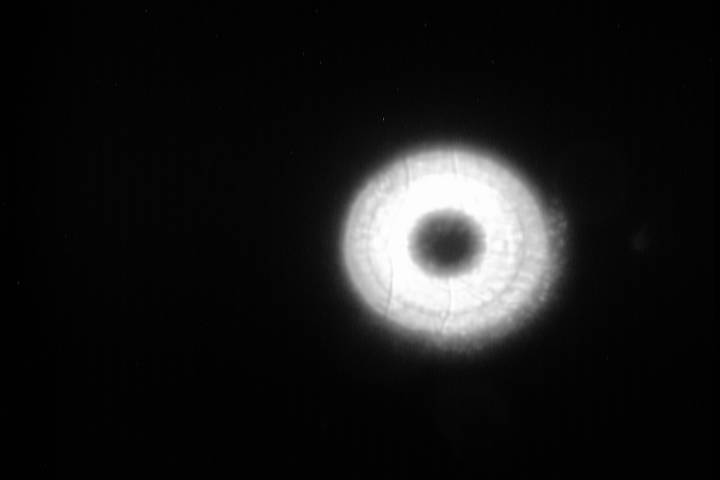
#> input picture osa-alignment/assets/aligned.png, 720 x 480 px
$ python evaluate_alignment.py ../assets/aligned.png
#> lines starting #> are read from the running program, lines starting #| are printed output that depends on the picture; after the words box and inside, x2 and y2 are one past the last pixel; in counts of white or black regions, pixels touching at a corner belong together
#!/usr/bin/env python3
"""Fit concentric OSA boundaries and measure geometry and central leakage.

Coordinates and semiaxes are in pixels; x increases rightward and y
downward. Ellipse A-axis orientation is clockwise from +x, modulo 180 degrees.
Run with `uv run --project <scripts-dir> <scripts-dir>/evaluate_alignment.py --help`.
"""

from __future__ import annotations

import argparse
from dataclasses import asdict, dataclass
import json
from pathlib import Path

import numpy as np
from PIL import Image
from scipy import ndimage as ndi
from scipy.optimize import least_squares
from skimage.feature import canny
from skimage.transform import hough_circle, hough_circle_peaks, resize


@dataclass(frozen=True)
class Config:
    inner_axes: tuple[float, float] | None = None
    outer_axes: tuple[float, float] | None = None
    min_eccentricity: float | None = None
    sigma: float = 2.0
    edge_low: float = 0.04
    edge_high: float = 0.10
    coverage_weight: float = 0.5
    edge_tolerance: float | None = None
    min_coverage: float = 0.65
    max_gap_degrees: float = 90.0
    background: float = 0.0
    intensity_normalizer: float = 1.0
    pre_blur_sigma: float = 0.0

    def validate(self):
        if self.min_eccentricity is not None:
            if not np.isfinite(self.min_eccentricity) or not 0 <= self.min_eccentricity < 1:
                raise ValueError("min_eccentricity must be finite and in [0, 1)")
        if (self.inner_axes is None) != (self.outer_axes is None):
            raise ValueError("Supply both inner_axes and outer_axes, or neither")
        if self.inner_axes is not None:
            if (len(self.inner_axes) != 2 or len(self.outer_axes) != 2
                or not np.isfinite([*self.inner_axes, *self.outer_axes]).all()
                or not all(0 < i < o for i, o in zip(self.inner_axes, self.outer_axes))):
                raise ValueError("Supply two positive semiaxes per ellipse, with each inner axis < outer axis")
            if self.min_eccentricity is not None:
                for axes in (self.inner_axes, self.outer_axes):
                    ratio = min(axes) / max(axes)
                    if ratio > np.sqrt(1 - self.min_eccentricity**2):
                        raise ValueError("Fixed axes do not meet min_eccentricity")
        if not np.isfinite(self.pre_blur_sigma) or self.pre_blur_sigma < 0:
            raise ValueError("pre_blur_sigma must be nonnegative and finite")
        if not (np.isfinite(self.sigma) and self.sigma > 0):
            raise ValueError("sigma must be positive and finite")
        if not 0 < self.edge_low < self.edge_high <= 1:
            raise ValueError("Require 0 < edge_low < edge_high <= 1")
        if not 0 <= self.min_coverage <= 1 or not 0 < self.max_gap_degrees <= 360:
            raise ValueError("Invalid coverage or angular-gap threshold")
        if not np.isfinite(self.coverage_weight) or self.coverage_weight < 0:
            raise ValueError("coverage_weight must be nonnegative and finite")
        if self.edge_tolerance is not None and not (
            np.isfinite(self.edge_tolerance) and self.edge_tolerance > 0
        ):
            raise ValueError("edge_tolerance must be positive and finite")
        if not np.isfinite(self.background):
            raise ValueError("background must be finite")
        if not np.isfinite(self.intensity_normalizer) or self.intensity_normalizer <= 0:
            raise ValueError("intensity_normalizer must be positive and finite")


def grayscale(array: np.ndarray) -> np.ndarray:
    """Preserve intensity units; RGB uses luminance weights without gamma decoding."""
    a = np.asarray(array, dtype=float)
    if a.ndim == 3 and a.shape[-1] == 3:
        a = a @ np.array([0.2126, 0.7152, 0.0722])
    if a.ndim != 2 or min(a.shape) < 16 or not np.isfinite(a).all():
        raise ValueError("Expected a finite 2-D grayscale or RGB image, at least 16 x 16")
    return a


def read_image(path: str | Path) -> np.ndarray:
    with Image.open(path) as image:
#> image is the input picture: PIL image 720x480 RGB; min 0, max 255, mean 24.6
        if getattr(image, "n_frames", 1) != 1:
            raise ValueError("Select a single image from a multi-frame file first")
        return grayscale(np.asarray(image))


def _largest_gap(supported: np.ndarray) -> float:
    missing = ~supported
    if missing.all():
        return 360.0
    longest = current = 0
    for value in np.tile(missing, 2):
        current = current + 1 if value else 0
        longest = max(longest, current)
    return min(longest, len(missing)) * 360.0 / len(missing)


def _seeds(normalized: np.ndarray, config: Config) -> list[tuple[float, float, float]]:
    """Coarse circular Hough peaks initialize center and outer radius."""
    scale = max(1, int(np.ceil(max(normalized.shape) / 360)))
    shape = tuple(int(np.ceil(n / scale)) for n in normalized.shape)
    small = resize(normalized, shape, preserve_range=True, anti_aliasing=True)
    edges = canny(small, sigma=max(1, config.sigma / scale),
                  low_threshold=config.edge_low, high_threshold=config.edge_high)
    outer_scale = (float(np.sqrt(np.prod(config.outer_axes)))
                   if config.outer_axes is not None else None)
    if outer_scale is None:
        # Broad initialization prior: outer radius is 15--35% of the short side.
        radii = np.arange(max(3, int(min(shape) * 0.15)), int(min(shape) * 0.35) + 1, 2)
    else:
        radii = np.array([max(2, round(outer_scale / scale))])
    hough = hough_circle(edges, radii)
    peaks, xs, ys, rs = hough_circle_peaks(
        hough, radii, min_xdistance=max(3, int(radii[0] / 3)),
        min_ydistance=max(3, int(radii[0] / 3)), total_num_peaks=4,
    )
    seeds = [(float(x * scale), float(y * scale),
              float(outer_scale or r * scale))
             for strength, x, y, r in zip(peaks, xs, ys, rs) if strength > 0]
    # A bright annulus centroid supplies a complementary start when Hough peaks
    # favor internal texture or displaced arcs rather than the whole envelope.
    labels, count = ndi.label(normalized > 0.5)
    if seeds and count:
        sizes = np.bincount(labels.ravel())
        sizes[0] = 0
        cy, cx = ndi.center_of_mass(labels == sizes.argmax())
        seeds.append((float(cx), float(cy), seeds[0][2]))
    return seeds


def boundary_points(fit: dict, boundary: str, angles: np.ndarray):
    """Sample at true polar angles about the shared center (not ellipse phase)."""
    a, b = fit[f"{boundary}_axes"]
    phase = angles - np.deg2rad(fit["angle_degrees"])
    radius = 1 / np.sqrt((np.cos(phase) / a) ** 2 + (np.sin(phase) / b) ** 2)
    return (fit["center_x"] + radius * np.cos(angles),
            fit["center_y"] + radius * np.sin(angles))


def evaluate(image: np.ndarray, config: Config | None = None) -> dict:
    """Return scores plus fit diagnostics. M1 stays finite even when fit validation fails.

    M1 = mean boundary RMS distance / outer equal-area radius + coverage_weight *
         mean unsupported angular fraction. M2 = background-subtracted hole sum
         / intensity_normalizer. Ellipses share a center and orientation. Coverage uses 360 true polar angles, one degree apart.
    Failed fits retain the best candidate geometry for M1; M2 is infinite when invalid.
    """
    config = config or Config()
    config.validate()
    max_axis_ratio = (None if config.min_eccentricity is None else
                      float(np.sqrt(1 - config.min_eccentricity**2)))
    image = grayscale(image)
    height, width = image.shape
    result = dict(valid=False, reasons=[], config=asdict(config),
                  image_shape=list(image.shape), fit=None,
                  secondary_metric=float("inf"),
                  geometry_score=float("inf"), hole_integral=None)
#> result = 8 items
    fit_image = ndi.gaussian_filter(image, config.pre_blur_sigma) if config.pre_blur_sigma else image
    floor, ceiling = np.percentile(fit_image, [10, 99.5])
#> floor = 2; ceiling = 253
    base_reasons = ["No usable intensity contrast"] if ceiling <= floor else []
#> base_reasons = []
    normalized = (np.zeros_like(image) if ceiling <= floor else
                  np.clip((fit_image - floor) / (ceiling - floor), 0, 1))
    edges = canny(normalized, sigma=config.sigma,
                  low_threshold=config.edge_low, high_threshold=config.edge_high)
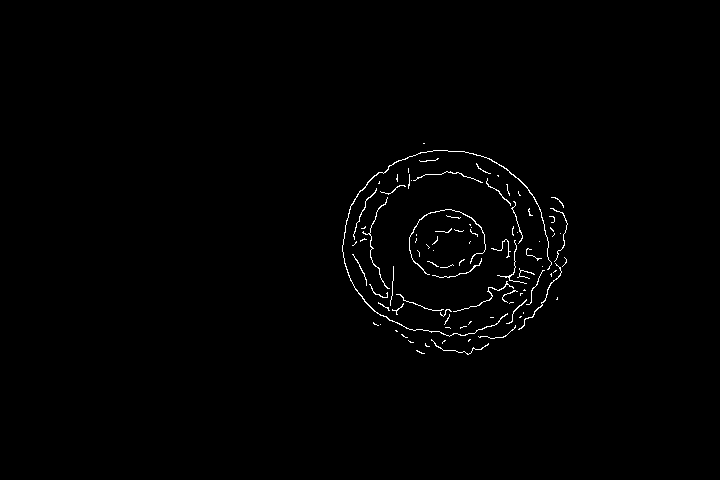
#> edges: shape (480, 720) bool; 0.81% white in thin lines or dots, all inside (x1, y1, x2, y2) = (342, 143, 568, 355)
    smooth = ndi.gaussian_filter(normalized, config.sigma)
    gy, gx = np.gradient(smooth)
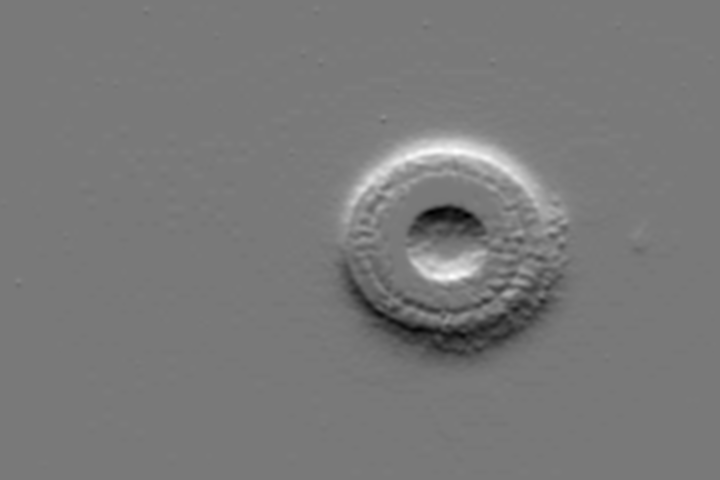
#> gy: shape (480, 720) float64; min -0.0435, max 0.0477, mean -4.8e-06; drawn with min black and max white
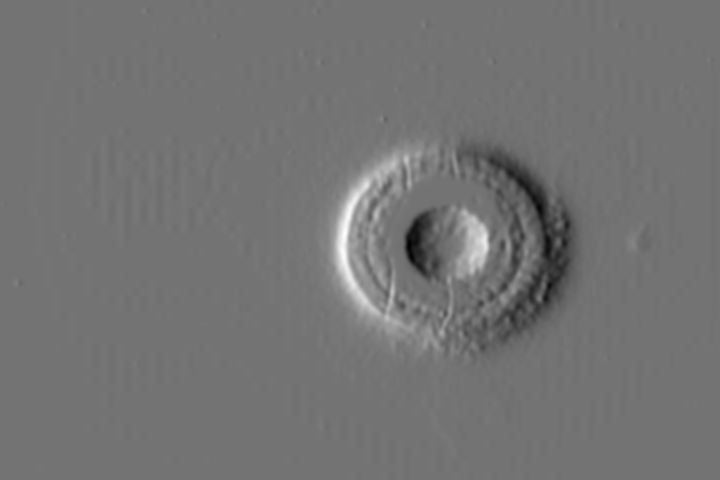
#> gx: shape (480, 720) float64; min -0.0425, max 0.0511, mean -2.94e-08; drawn with min black and max white
    yy, xx = np.indices(image.shape)
    angles = np.linspace(0, 2 * np.pi, 360, endpoint=False)
    cos, sin = np.cos(angles), np.sin(angles)

    def distance_maps(cx, cy, geometry=None):
        # Inner edges brighten outward; outer edges darken outward. Suppress
        # tangential texture while retaining up to 60 degrees of normal error.
        maps = []
        for boundary, sign in (("inner", 1), ("outer", -1)):
            nx, ny = xx - cx, yy - cy
            if geometry is not None:
                a, b = geometry[f"{boundary}_axes"]
                theta = np.deg2rad(geometry["angle_degrees"])
                c, s = np.cos(theta), np.sin(theta)
                u, v = (c * nx + s * ny) / a**2, (-s * nx + c * ny) / b**2
                nx, ny = c * u - s * v, s * u + c * v
            alignment = (nx * gx + ny * gy) / np.maximum(
                np.hypot(nx, ny) * np.hypot(gx, gy), 1e-12)
            mask = edges & (sign * alignment > 0.5)
            # No supported edges still supplies a finite residual to the optimizer.
            maps.append(ndi.distance_transform_edt(~mask) if mask.any() else
                        np.full(image.shape, np.hypot(height, width)))
        return maps

    candidates = []
    # Moments give an orientation seed; the edge fit determines the final axes.
    seed_angle, seed_ratio = 0.0, 1.0
    moment_seed = None
    labels, count = ndi.label(normalized > 0.5)
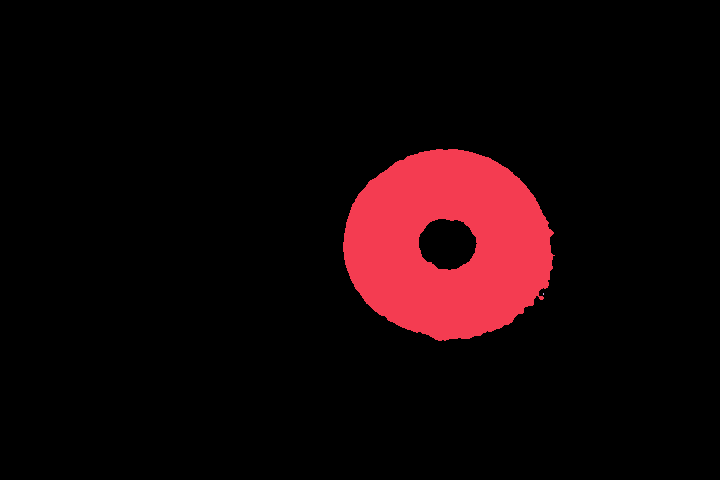
#> labels: shape (480, 720) int32; 3 distinct labels, from 0 to 2; one colour per label, 0 black
#> count = 2
    if count:
        sizes = np.bincount(labels.ravel())
#> sizes = [316888, 28710, 2]
        sizes[0] = 0
        sy, sx = np.nonzero(labels == sizes.argmax())
        if len(sx) > 2:
            values, vectors = np.linalg.eigh(np.cov(np.array([sx, sy])))
#> values = [2384.8, 2936.7]; vectors = [[0.147, -0.989], [-0.989, -0.147]]
            seed_angle = float(np.arctan2(vectors[1, -1], vectors[0, -1]) % np.pi)
#> seed_angle = 0.148
            seed_ratio = float(np.clip(np.sqrt(values[-1] / max(values[0], 1)), 1, 2))
#> seed_ratio = 1.11
            # Area plus second moments estimates the outer equal-area
            # radius of an annulus without mistaking local curvature for it.
            moment_radius = np.sqrt(2 * np.sqrt(max(np.prod(values), 0)) + len(sx) / (2 * np.pi))
#> moment_radius = 99.31
            if config.outer_axes is None:
                moment_seed = (float(sx.mean()), float(sy.mean()), float(moment_radius))
#> moment_seed = (447.7, 244.5, 99.31)
    seeds = _seeds(normalized, config)
#> in _seeds, `edges = canny(small, sigma=max(1, config.sigma / scale), low_threshold..`:
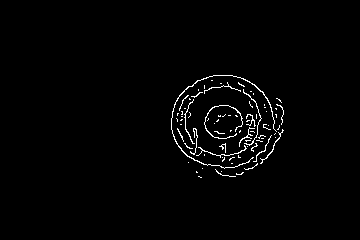
#> edges: shape (240, 360) bool; 1.6% white in thin lines or dots, all inside (x1, y1, x2, y2) = (171, 75, 284, 178)
#> in _seeds, `peaks, xs, ys, rs = hough_circle_peaks( hough, radii, min_xdistance=ma..`: peaks = [0.5, 0.391, 0.264, 0.18]; xs = [215, 229, 224, 223]; ys = [121, 121, 141, 107]; rs = [44, 44, 36, 60]
#> in _seeds, `seeds = [(float(x * scale), float(y * scale), float(outer_scale or r *..`: seeds = [(430, 242, 88), (458, 242, 88), (448, 282, 72), (446, 214, 120)]
#> in _seeds, `labels, count = ndi.label(normalized > 0.5)`: count = 2
#> in _seeds, `sizes = np.bincount(labels.ravel())`: sizes = [316888, 28710, 2]
#> in _seeds, `cy, cx = ndi.center_of_mass(labels == sizes.argmax())`: cy = 244.5; cx = 447.7
#> seeds = [(430, 242, 88), (458, 242, 88), (448, 282, 72), (446, 214, 120), (447.7, 244.5, 88)]
    if moment_seed is not None:
        seeds.append(moment_seed)
    if not seeds:
        radius = (float(np.sqrt(np.prod(config.outer_axes)))
                  if config.outer_axes is not None else min(image.shape) * 0.25)
        seeds = [((width - 1) / 2, (height - 1) / 2, radius)]
    for cx, cy, radius in seeds:
        maps = distance_maps(cx, cy)

        def unpack(parameters):
            x, y = map(float, parameters[:2])
            if config.inner_axes is not None:
                inner_axes, outer_axes = config.inner_axes, config.outer_axes
                theta = parameters[2]
            elif max_axis_ratio is not None and config.min_eccentricity > 0:
                fraction_a, fraction_b, a, axis_ratio, theta = parameters[2:]
                b = a * axis_ratio
                inner_a = fraction_a * a
                inner_b = fraction_b * min(0.70 * b, max_axis_ratio * inner_a)
                inner_axes, outer_axes = (inner_a, inner_b), (a, b)
            else:
                fraction_a, fraction_b, a, b, theta = parameters[2:]
                inner_axes, outer_axes = (fraction_a * a, fraction_b * b), (a, b)
            return dict(model="ellipse", center_x=x, center_y=y,
                        inner_axes=list(map(float, inner_axes)), outer_axes=list(map(float, outer_axes)),
                        angle_degrees=float(np.rad2deg(theta) % 180), axes_fixed=config.inner_axes is not None)

        def residuals(parameters):
            geometry = unpack(parameters)
            points = [boundary_points(geometry, boundary, angles) for boundary in ("inner", "outer")]
            return np.concatenate([
                ndi.map_coordinates(distance, [y, x],
                                    order=1, mode="constant", cval=radius)
                for distance, (x, y) in zip(maps, points)
            ])

        lower = [max(0, cx - radius * 0.3), max(0, cy - radius * 0.3)]
        upper = [min(width - 1, cx + radius * 0.3), min(height - 1, cy + radius * 0.3)]
        if config.inner_axes is not None:
            initial = [cx, cy, seed_angle]
            lower += [-np.pi]
            upper += [2 * np.pi]
        else:
            trial_radii = np.arange(max(1, radius * 0.12), max(2, radius * 0.65), 1)
            costs = [np.mean(ndi.map_coordinates(
                maps[0], [cy + r * sin, cx + r * cos], order=1,
                mode="constant", cval=radius)) for r in trial_radii]
            inner = trial_radii[np.argmin(costs)]
            # Fractions enforce nesting for every angle throughout fitting.
            fraction = float(np.clip(inner / radius, 0.11, 0.69))
            if max_axis_ratio is not None and config.min_eccentricity > 0:
                # Parameterize both minor axes so the bound holds at every
                # optimizer step, including nonconvergent fits.
                a = radius * np.sqrt(seed_ratio)
                axis_ratio = min(1 / seed_ratio, max_axis_ratio)
                b = a * axis_ratio
                inner_cap = min(0.70 * b, max_axis_ratio * fraction * a)
                fraction_b = min(0.99, fraction * b / inner_cap)
                initial = [cx, cy, fraction, fraction_b, a, axis_ratio, seed_angle]
                lower += [0.10, 0.01, radius * 0.55, min(0.001, max_axis_ratio / 2), -np.pi]
                upper += [0.70, 1.0, radius * 1.65, max_axis_ratio, 2 * np.pi]
            else:
                initial = [cx, cy, fraction, fraction,
                           radius * np.sqrt(seed_ratio), radius / np.sqrt(seed_ratio), seed_angle]
                lower += [0.10, 0.10, radius * 0.55, radius * 0.55, -np.pi]
                upper += [0.70, 0.70, radius * 1.65, radius * 1.65, 2 * np.pi]
        fit = least_squares(residuals, initial, bounds=(lower, upper),
                            diff_step=1e-3, max_nfev=150)
        # Update edge-normal classification at the fitted center and refine.
        # Final metrics must depend on the final geometry, not on its seed.
        maps = distance_maps(*fit.x[:2], unpack(fit.x))
        fit = least_squares(residuals, fit.x, bounds=(lower, upper),
                            diff_step=1e-3, max_nfev=150)
        maps = distance_maps(*fit.x[:2], unpack(fit.x))
        geometry = unpack(fit.x)
        x, y = geometry["center_x"], geometry["center_y"]
        a, b = geometry["outer_axes"]
        theta = np.deg2rad(geometry["angle_degrees"])
        outer = float(np.sqrt(a * b))
        extent_x = np.hypot(a * np.cos(theta), b * np.sin(theta))
        extent_y = np.hypot(a * np.sin(theta), b * np.cos(theta))
        geometry["outer_equivalent_radius"] = outer
        geometry["inner_equivalent_radius"] = float(np.sqrt(np.prod(geometry["inner_axes"])))
        distances = residuals(fit.x).reshape(2, -1)
        tolerance = config.edge_tolerance or max(2.0, 0.04 * outer)
        coverage = (distances <= tolerance).mean(axis=1)
        rms = np.sqrt(np.mean(distances ** 2, axis=1))
        score = float(rms.mean() / outer + config.coverage_weight * (1 - coverage.mean()))
        gaps = [_largest_gap(d <= tolerance) for d in distances]
        reasons = list(base_reasons)
        if not fit.success:
            reasons.append("Optimizer did not converge")
        if min(x - extent_x, y - extent_y, width - 1 - x - extent_x, height - 1 - y - extent_y) < 0:
            reasons.append("Outer boundary extends beyond image")
        if coverage.min() < config.min_coverage:
            reasons.append("Insufficient angular boundary coverage")
        if max(gaps) > config.max_gap_degrees:
            reasons.append("Boundary gap exceeds angular limit")
        candidates.append(dict(
            valid=not reasons, reasons=reasons, geometry_score=score,
            fit=geometry,
            inner_rms_px=float(rms[0]), outer_rms_px=float(rms[1]),
            inner_coverage=float(coverage[0]), outer_coverage=float(coverage[1]),
            inner_max_gap_degrees=gaps[0], outer_max_gap_degrees=gaps[1],
            edge_tolerance_px=tolerance,
        ))
#> this loop made 6 passes
#> (cx, cy, lower, upper, inner, fraction, initial) on pass 1: (430, 242, [403.6, 215.6, 0.1, 0.1, 48.4, 48.4, -3.14], [456.4, 268.4, 0.7, 0.7, 145.2, 145.2, 6.28], 26.56, 0.302, [430, 242, 0.302, 0.302, 92.7, 83.54, 0.148])
    # Prefer an adequately supported model over a spurious low-residual arc.
    result.update(min(candidates, key=lambda c: (not c["valid"], c["geometry_score"])))
    result["primary_metric"] = result["geometry_score"]
    fit = result["fit"]
    dx, dy = xx - fit["center_x"], yy - fit["center_y"]
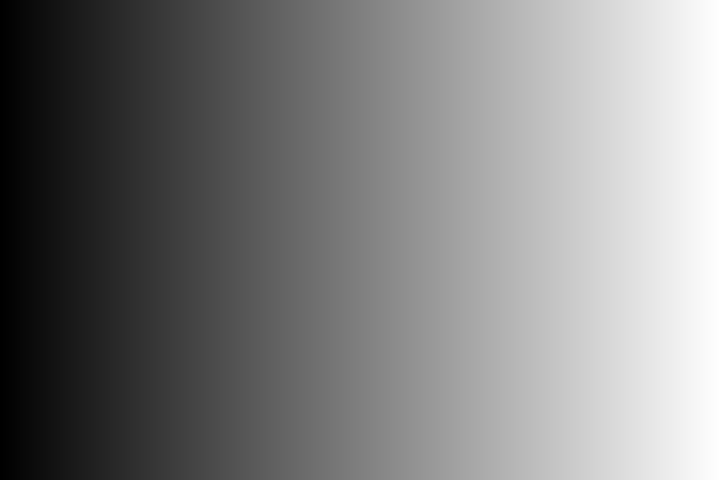
#> dx: shape (480, 720) float64; min -445.8, max 273.2, mean -86.3; drawn with min black and max white
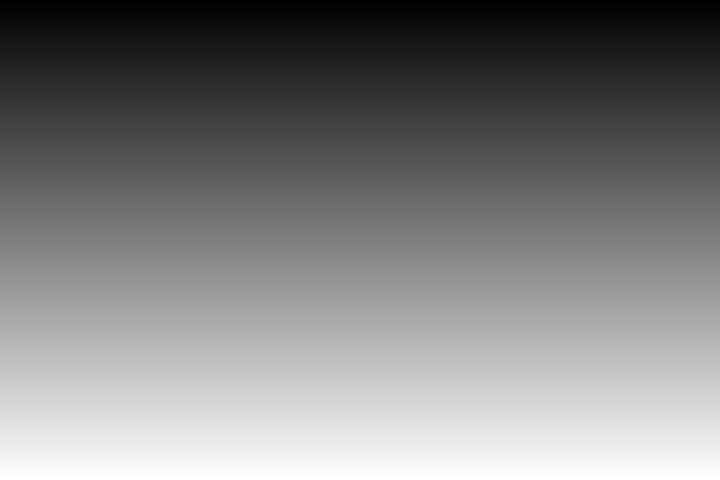
#> dy: shape (480, 720) float64; min -242.9, max 236.1, mean -3.4; drawn with min black and max white
    theta = np.deg2rad(fit["angle_degrees"])
    u, v = np.cos(theta) * dx + np.sin(theta) * dy, -np.sin(theta) * dx + np.cos(theta) * dy
#> (the rest of the program and of its run is left out)
